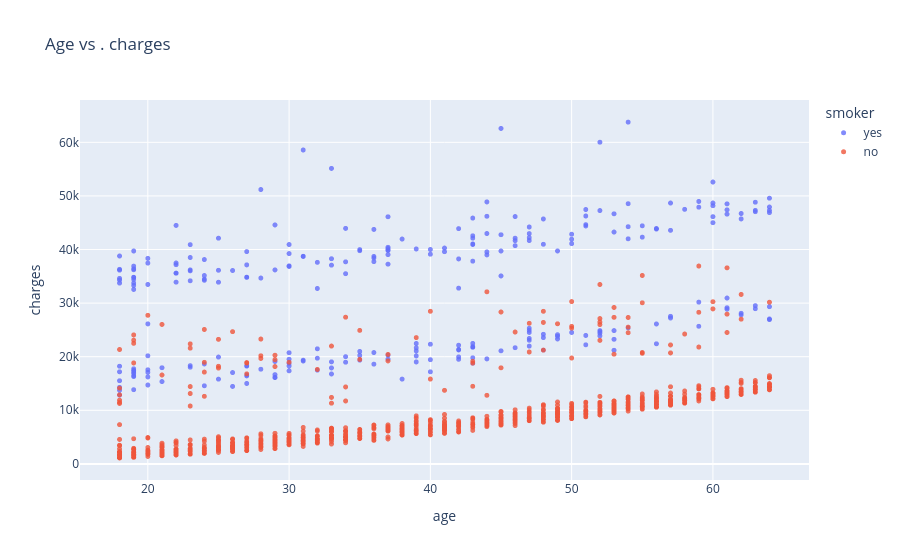

The cell this chart's notebook holds for it:
### Code cell
import plotly.express as px
fig = px.scatter(medical_df,
                x='age',
                y='charges',
                color='smoker',
                opacity=0.8,
                 hover_data={'sex'},
                 title='Age vs . charges'
                )
fig.update_traces(marker_size=5)
fig.show()

### Figure 1 — Plotly figure (JSON) as saved in the notebook; plotly's stock layout.template omitted (floating-point values rounded to 4 significant figures; data arrays with more than 128 entries replaced by an {"elided": "..."} marker saying what was removed)
{"data": [{"customdata": {"elided": "274x1 str values"}, "hovertemplate": "smoker=yes<br>age=%{x}<br>charges=%{y}<br>sex=%{customdata[0]}<extra></extra>", "legendgroup": "yes", "marker": {"color": "#636efa", "opacity": 0.8, "size": 5, "symbol": "circle"}, "mode": "markers", "name": "yes", "showlegend": true, "type": "scattergl", "x": {"elided": "274 int values"}, "xaxis": "x", "y": {"elided": "274 float values"}, "yaxis": "y"}, {"customdata": {"elided": "1064x1 str values"}, "hovertemplate": "smoker=no<br>age=%{x}<br>charges=%{y}<br>sex=%{customdata[0]}<extra></extra>", "legendgroup": "no", "marker": {"color": "#EF553B", "opacity": 0.8, "size": 5, "symbol": "circle"}, "mode": "markers", "name": "no", "showlegend": true, "type": "scattergl", "x": {"elided": "1064 int values"}, "xaxis": "x", "y": {"elided": "1064 float values"}, "yaxis": "y"}], "layout": {"legend": {"title": {"text": "smoker"}, "tracegroupgap": 0}, "title": {"text": "Age vs . charges"}, "xaxis": {"anchor": "y", "domain": [0, 1], "title": {"text": "age"}}, "yaxis": {"anchor": "x", "domain": [0, 1], "title": {"text": "charges"}}}}
